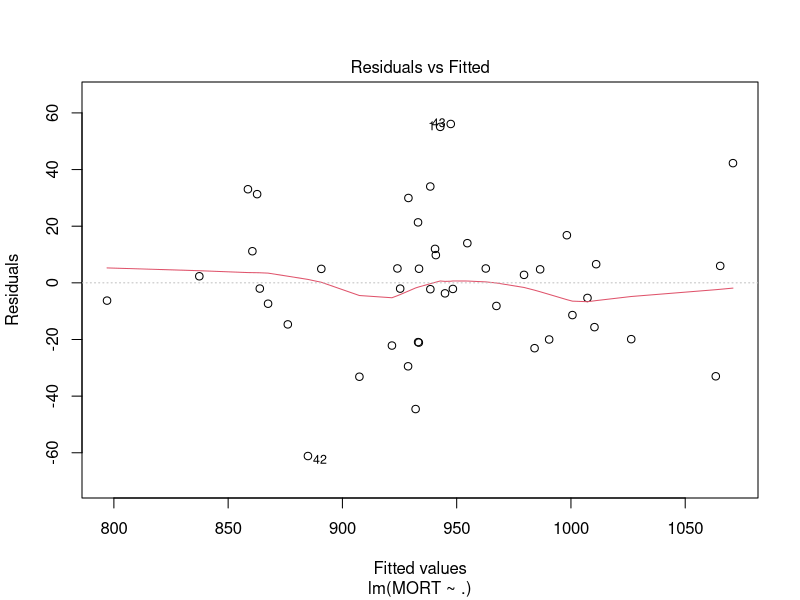
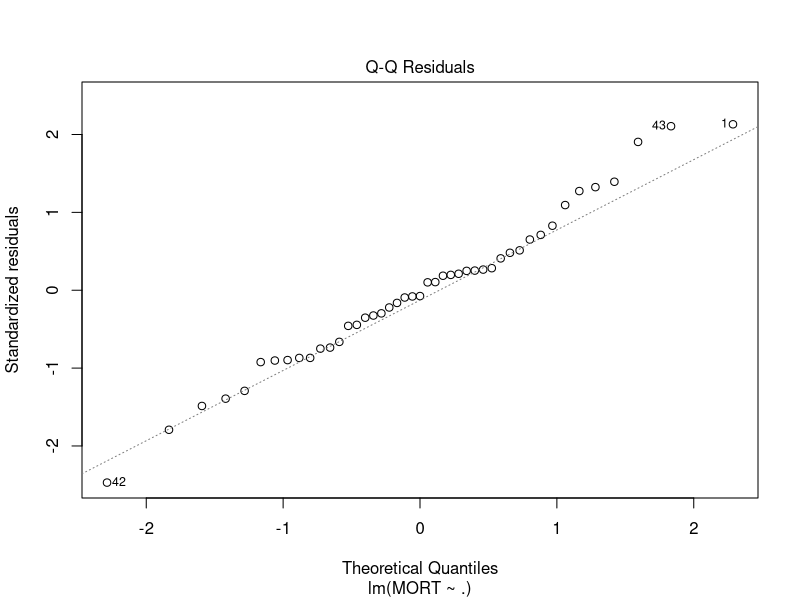
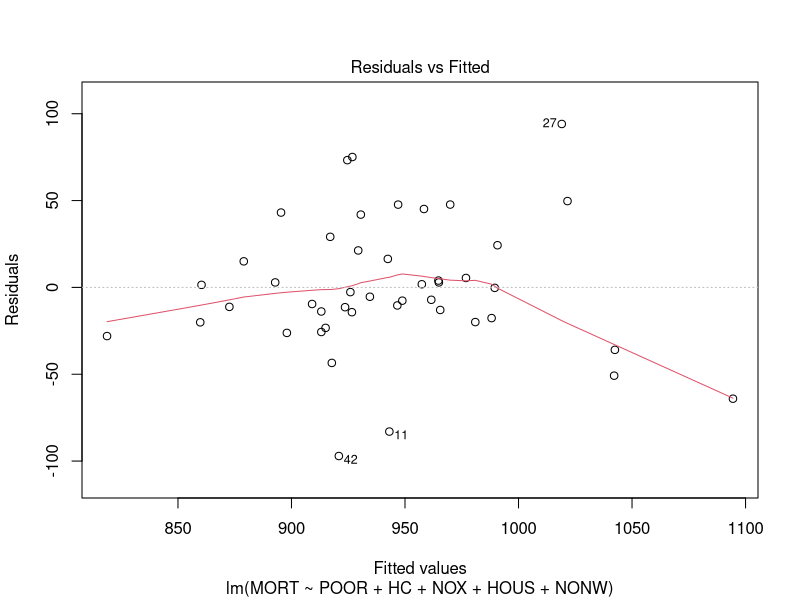
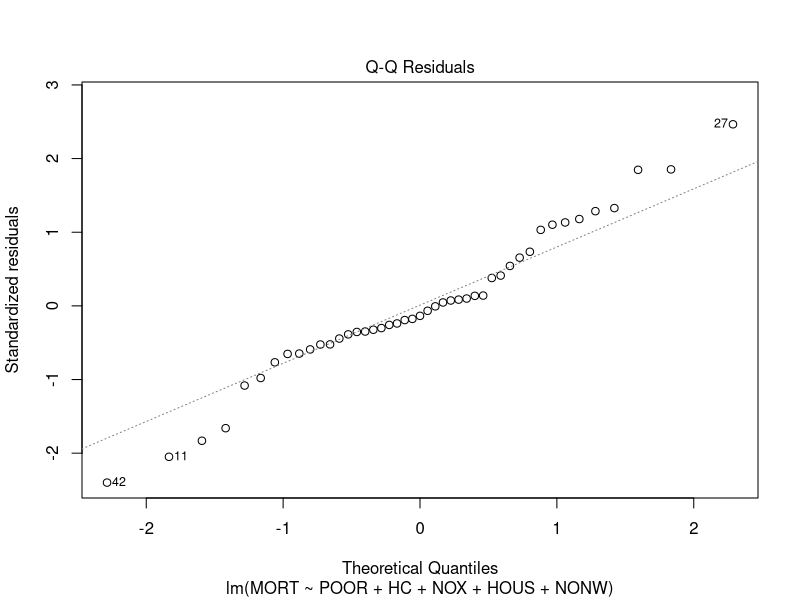

Source code (R) for these figures, in order:

# How the training/test split was obtained
# x <- read.csv('rutgers-lib-30861_CSV-1.csv')
# set.seed(123)
# ii <- sample(rep(1:4, each=15))
# x.tr <- x[ii != 2, ]
# x.te <- x[ii == 2, ]
# write.csv(x.tr, file='pollution-train.dat', row.names=FALSE, quote=FALSE)
# write.csv(x.te, file='pollution-test.dat', row.names=FALSE, quote=FALSE)

# Read training set
x.tr <- read.table('pollution-train.dat', header=TRUE, sep=',')

# sanity check
head(x.tr)

# fit a linear regression model with all available
# predictors
full <- lm(MORT ~ . , data=x.tr)

# look at the estimated coefficients
summary(full)

# a couple of diagnostic plots
# everything looks fine
plot(full, which=1)
plot(full, which=2)


# now fit a smaller linear model 
# using only 5 predictors
reduced <- lm(MORT ~ POOR + HC + NOX + HOUS + NONW, data=x.tr)

# look at the fit
summary(reduced)

# the linear model with 5 predictors isn't as
# good as the full one, but it is not terrible either
plot(reduced, which=1)
plot(reduced, which=2)

# which model fit the data better?
# (in terms of residual sum of squares)
sum( resid(reduced)^2 )
sum( resid(full)^2 )

# no surprises there

# which model produces better predictions
# on the test set?

x.te <- read.table('pollution-test.dat', header=TRUE, sep=',')

head(x.te)
# obtain predicted values for the test set
# with the full and reduced models
x.te$pr.full <- predict(full, newdata=x.te)  
x.te$pr.reduced <- predict(reduced, newdata=x.te)  

# compute the mean squared prediction error
# (on the test set) obtained with each of the
# models

with(x.te, mean( (MORT - pr.full)^2 ))
with(x.te, mean( (MORT - pr.reduced)^2 ))

# repeat with different partitions
x <- read.csv('rutgers-lib-30861_CSV-1.csv')
# set.seed(123)
ii <- sample(rep(1:4, each=15))
x.tr <- x[ii != 2, ]
x.te <- x[ii == 2, ]
full <- lm(MORT ~ . , data=x.tr)
reduced <- lm(MORT ~ POOR + HC + NOX + HOUS + NONW, data=x.tr)
x.te$pr.full <- predict(full, newdata=x.te)  
x.te$pr.reduced <- predict(reduced, newdata=x.te)  
with(x.te, mean( (MORT - pr.full)^2 ))
with(x.te, mean( (MORT - pr.reduced)^2 ))
